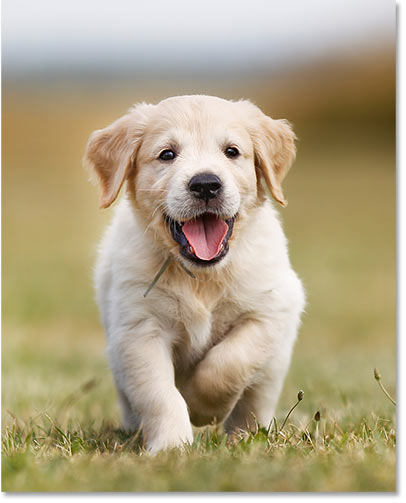
#> input picture image1.jpg, 406 x 503 px
$ python border.py
#> lines starting #> are read from the running program, lines starting #| are printed output that depends on the picture
import cv2

img=cv2.imread("image1.jpg")
#> img is the input picture: shape (503, 406, 3); mean B, G, R 133.8, 164, 176.7

border=cv2.copyMakeBorder(img,20,20,20,20,borderType=cv2.BORDER_CONSTANT)
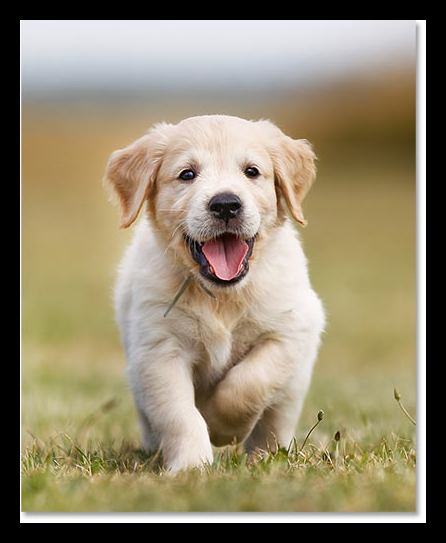
#> border: shape (543, 446, 3); mean B, G, R 112.9, 138.3, 149

cv2.imshow("Borderd image", border)


cv2.waitKey(0)
cv2.destroyAllWindows()

$ run again, with cat.jpg copied over image1.jpg
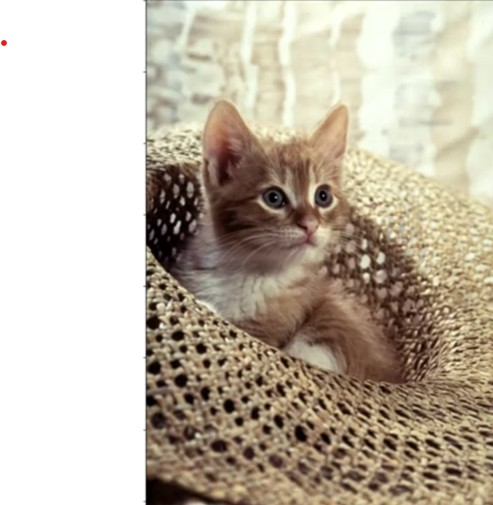
#> input picture cat.jpg, 493 x 505 px
#> img is the input picture: shape (505, 493, 3); mean B, G, R 165.6, 181.7, 192.1
#> `border=cv2.copyMakeBorder(img,20,20,20,20,borderType=cv2.BORDER_CONSTA..`:
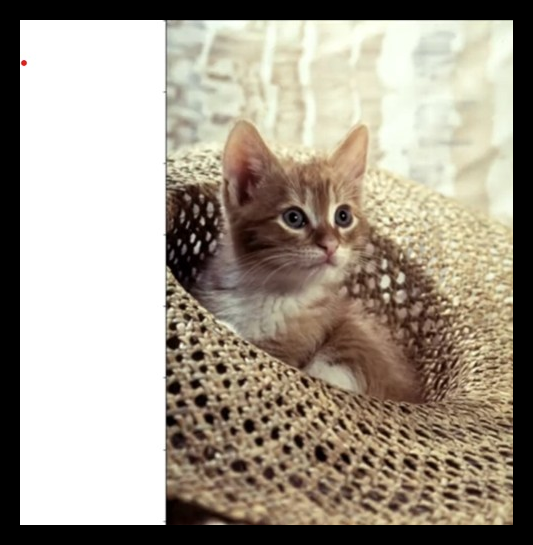
#> border: shape (545, 533, 3); mean B, G, R 142, 155.8, 164.6

$ run again, with eye.jpg copied over image1.jpg
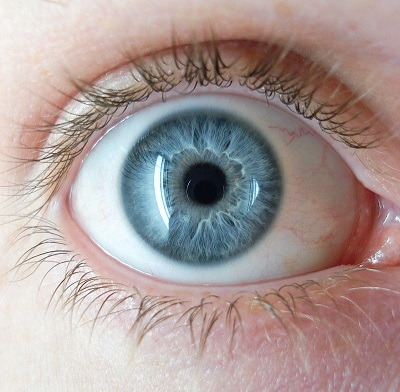
#> input picture eye.jpg, 400 x 392 px
#> img is the input picture: shape (392, 400, 3); mean B, G, R 152.1, 154.8, 170
#> `border=cv2.copyMakeBorder(img,20,20,20,20,borderType=cv2.BORDER_CONSTA..`:
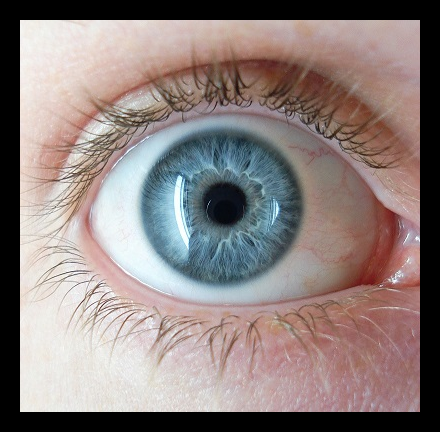
#> border: shape (432, 440, 3); mean B, G, R 125.5, 127.7, 140.2
